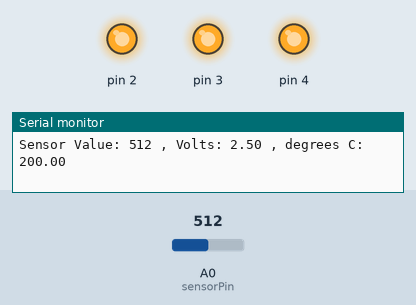
Simulated run of this sketch. Board: Arduino Uno, built with avr-gcc and run on an emulated ATmega328P. Shown: output pins drawn as LEDs (lit = HIGH), the last lines printed to the serial monitor. The test bench sets the inputs (shaded band); at power-on: A0 (sensorPin) = 512.

Above: at 1.2 s.
1.3 s: A0 (sensorPin) set to 142
4.3 s: A0 (sensorPin) set to 125
At 5.4 s:
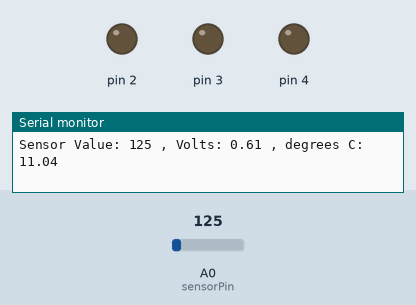
5.8 s: A0 (sensorPin) set to 306
At 6.3 s:
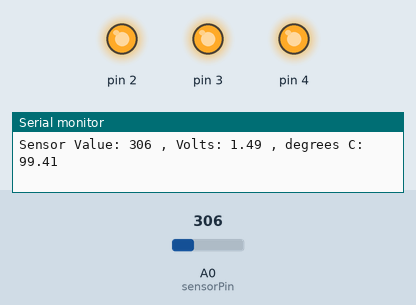
Timing chart, 0 to 8.8 s (numbered marks = the images above; inputs shaded):
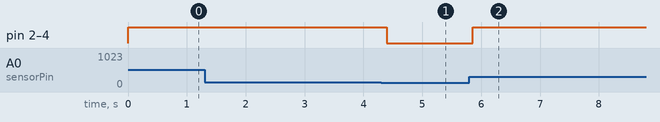

Measured:
- the behaviour switches between 142 and 141 on A0 (sensorPin) (found by bisection; images 0 and 1)
- after the input at 4.3 s, pin 2–4: HIGH → LOW after 0.09 s
- after the input at 5.8 s, pin 2–4: LOW → HIGH after 0.05 s

The sketch:

project_03.ino.ino
```cpp
const int sensorPin= A0;
const float baselineTemp= 19.0;


void setup() {

  Serial.begin(9600); //lager en connection mellom arduino og pc
                      //argumentet anngir hastigheten på connection//


  for( int pinNumber=2; pinNumber<5; pinNumber++){

      pinMode( pinNumber,OUTPUT);
      digitalWrite(pinNumber, LOW);

  }


}

void loop() {

    int sensorVal= analogRead(sensorPin); // leser verdien på pin A0
    Serial.print("Sensor Value: ");
    Serial.print(sensorVal);

    float voltage= (sensorVal/1024.0)  * 5.0; //konverterer verdien på ADC inngangen tilbake til en voltverdi//
    Serial.print(" , Volts: ");
    Serial.print(voltage);

    Serial.print(" , degrees C: ");
    float temperature= (voltage- .5) *100;
    Serial.println(temperature);

    //hvis temperaturen er mindre enn baseline skru av alle LED-dioder//
    if(temperature<baselineTemp){
      digitalWrite(2,LOW);
      digitalWrite(3,LOW);
      digitalWrite(4,LOW);
    }

    //hvis temperaturen er 2 grader mer enn baseline og samtidig 4 grader mindre enn baseline//
    else if(temperature >= baselineTemp+2 && temperature<baselineTemp+4){
      digitalWrite(2,HIGH);
      digitalWrite(3,LOW);
      digitalWrite(4,LOW);
    }

       else if(temperature >= baselineTemp+4 && temperature<baselineTemp+6){
      digitalWrite(2,HIGH);
      digitalWrite(3,HIGH);
      digitalWrite(4,LOW);
    }

       else if(temperature >= baselineTemp+6){
      digitalWrite(2,HIGH);
      digitalWrite(3,HIGH);
      digitalWrite(4,HIGH);
    }

    delay(1);

}
```
